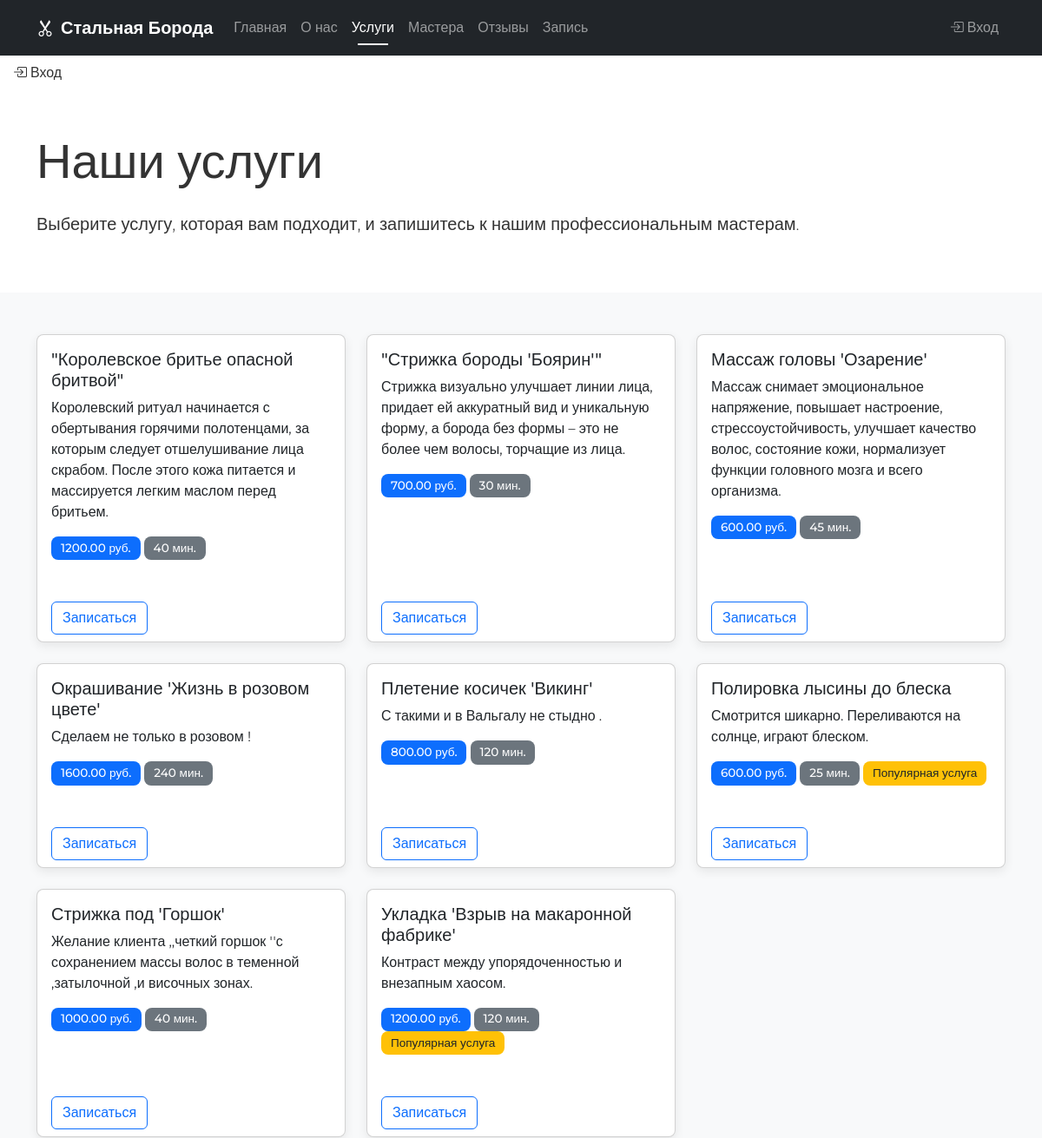
/services/ (upper part), run on an earlier commit of the app's database.
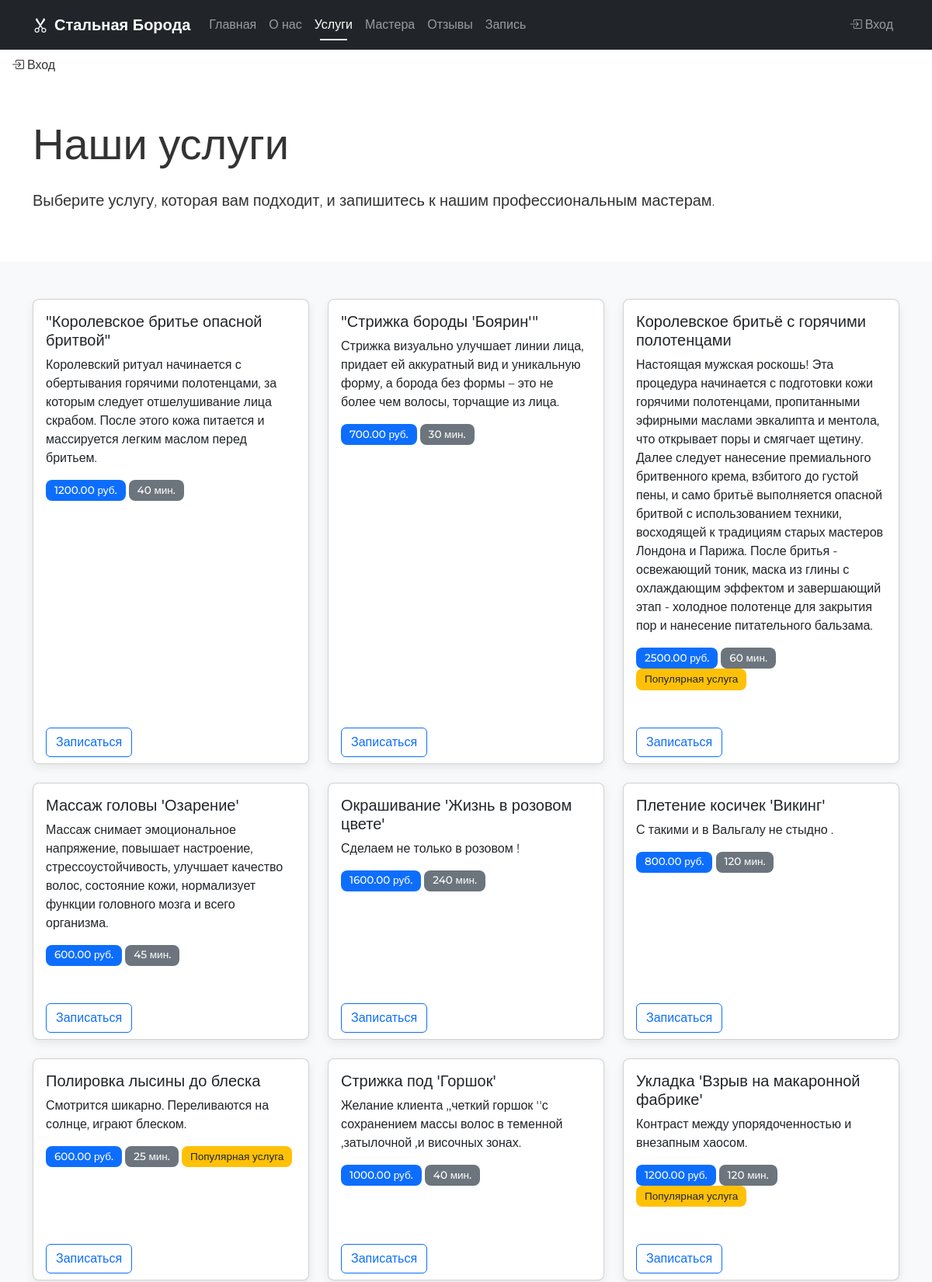
And on a later commit of the database.
### core/models.py (models this page shows, shortened)
class Service(models.Model):
    name = models.CharField(max_length=200, verbose_name="Название", db_index=True)  # индекс на название
    description = models.TextField(blank=True, verbose_name="Описание")
    price = models.DecimalField(max_digits=10, decimal_places=2, verbose_name="Цена")
    duration = models.PositiveIntegerField(verbose_name="Длительность", help_text="Время выполнения в минутах")
    is_popular = models.BooleanField(default=False, verbose_name="Популярная услуга", db_index=True)  # индекс на популярность
    image = models.ImageField(upload_to="services/", blank=True, verbose_name="Изображение")
    class Meta:
        verbose_name = "Услуга"
        verbose_name_plural = "Услуги"
        ordering = ['name']
        indexes = [
            models.Index(fields=['price', 'is_popular'], name='service_price_popular_idx'),
        ]

### core/views.py (the view)
# urls.py: path('services/', views.services_page, name='services'),
def services_page(request):
    services = Service.objects.all()
    context = {
        'services': services,
    }
    return render(request, 'core/services.html', context)

### core/context_processors.py (called while the page is built)
def common_context(request):
    context = {
        'masters': Master.objects.filter(is_active=True),
        'services': Service.objects.all(),
    }
    return context

### templates/core/services.html (shortened to what this page needs)
{% extends 'base.html' %}
{% block content %}
<div class="container py-5">
    <h1 class="display-4 mb-4">Наши услуги</h1>
    <p class="lead">Выберите услугу, которая вам подходит, и запишитесь к нашим профессиональным мастерам.</p>
</div>
<section id="services" class="py-5 bg-light">
    <div class="container">
        <div class="row row-cols-1 row-cols-md-2 row-cols-lg-3 g-4">
            {% for service in services %}
            <div class="col">
                <div class="card service-card h-100">
                    <div class="card-body">
                        <h5 class="card-title">{{ service.name }}</h5>
                        <p class="card-text">{{ service.description|default:'Профессиональный подход и внимание к деталям делают наши услуги уникальными.' }}</p>
                        <p class="card-text">
                            <span class="badge bg-primary">{{ service.price }} руб.</span>
                            <span class="badge bg-secondary">{{ service.duration }} мин.</span>
                            {% if service.is_popular %}
                            <span class="badge bg-warning text-dark">Популярная услуга</span>
                            {% endif %}
                        </p>
                    </div>
                    <div class="card-footer bg-transparent border-top-0">
                        <a href="{% url 'booking' %}" class="btn btn-outline-primary">Записаться</a>
                    </div>
                </div>
            </div>
            {% empty %}
            <div class="col-12">
                <div class="alert alert-info">
                    В данный момент нет доступных услуг.
                </div>
            </div>
            {% endfor %}
        </div>
    </div>
</section>
{% endblock %}

What changed in the data, as far as the page shows it:
added Service: name "Королевское бритьё с горячими полотенцами", description "Настоящая мужская роскошь! Эта процедура начинается с подготовки кожи горячими полотенцами, пропитанными эфирными маслами эвкалипта и ментола, что открывает поры и смягчает щетину. Далее следует нанесение премиального бритвенного крема, взбитого до густой пены, и само бритьё выполняется опасной бритвой с использованием техники, восходящей к традициям старых мастеров Лондона и Парижа. После бритья - освежающий тоник, маска из глины с охлаждающим эффектом и завершающий этап - холодное полотенце для закрытия пор и нанесение питательного бальзама.", price "2500.00", duration "60", is_popular "Популярная услуга"
